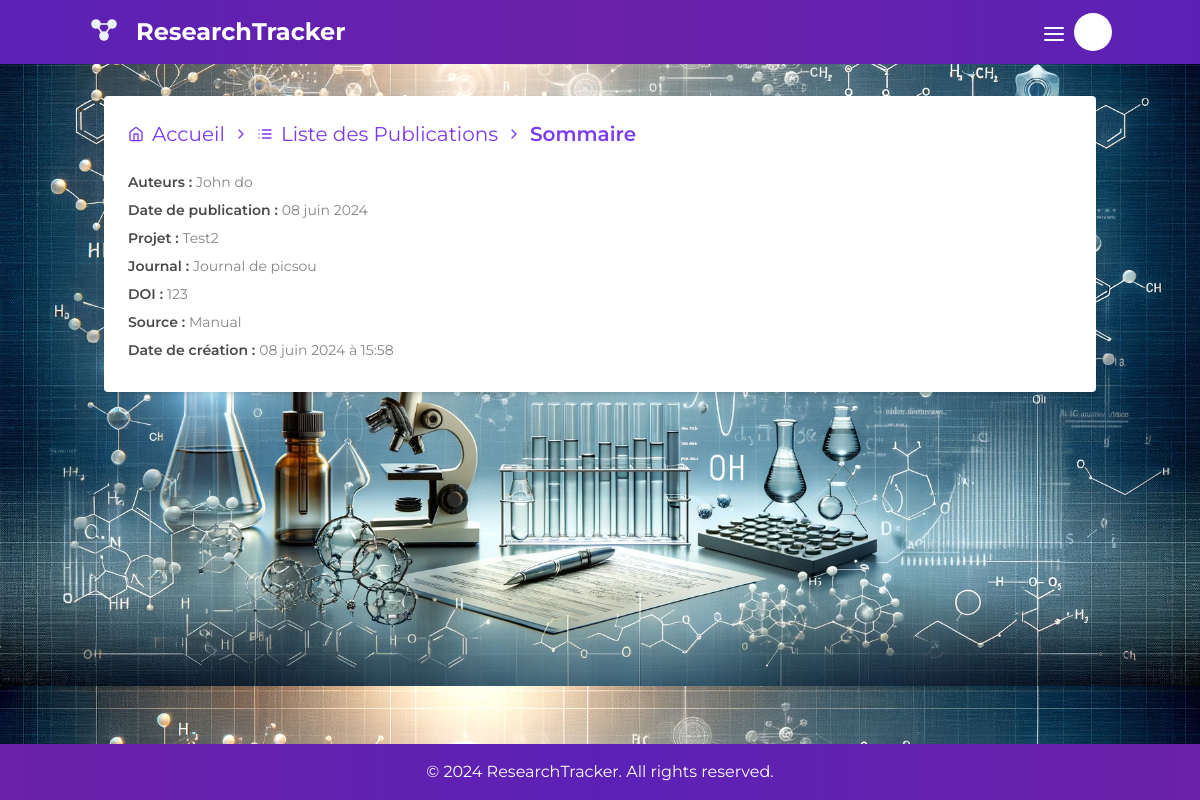
Before: /publications/detail/6/ with the older database file.
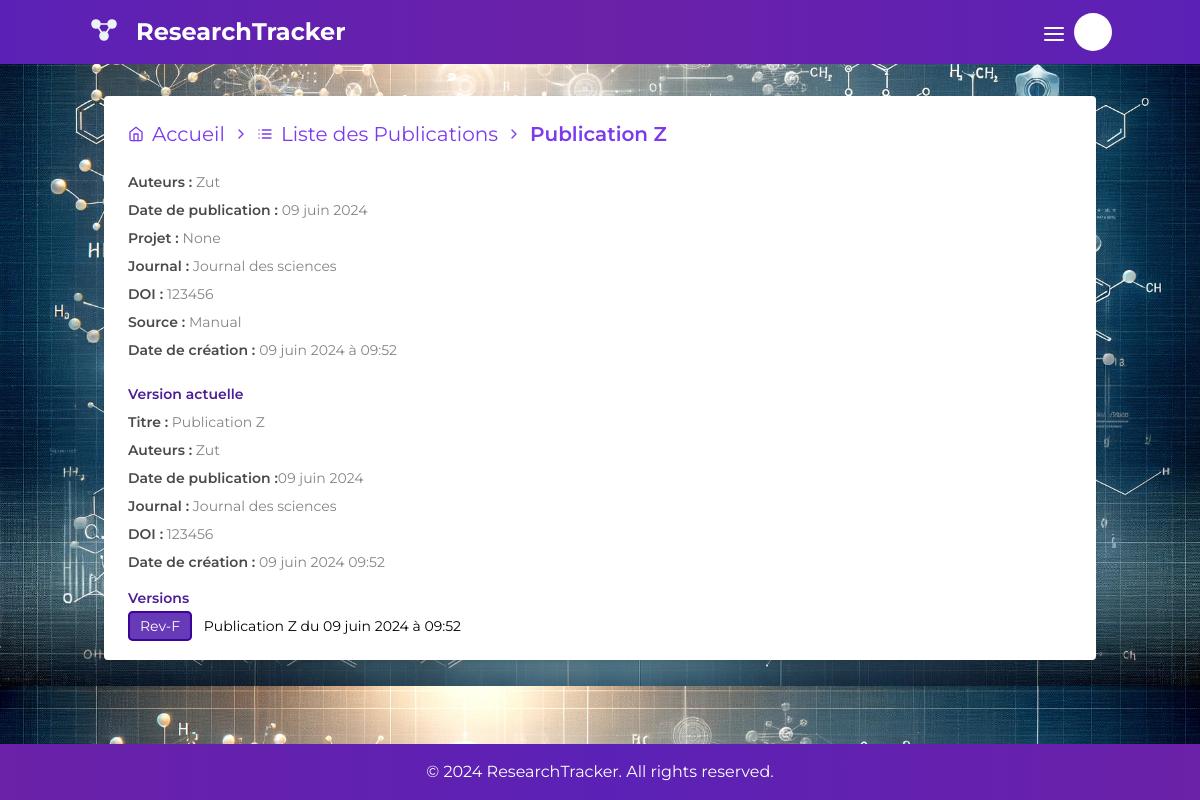
After: the same page with the newer database file.
### publications/models.py (models this page shows, shortened)
class Publication(models.Model):
    SOURCE_CHOICES = [
        ('web', 'Web'),
        ('manual', 'Manual'),
    ]
    user = models.ForeignKey(settings.AUTH_USER_MODEL, on_delete=models.CASCADE, null=True, blank=True)
    title = models.CharField(max_length=200)
    authors = models.TextField()
    publication_date = models.DateField()
    project = models.ForeignKey(Project, on_delete=models.CASCADE, related_name='publications', null=True, blank=True)
    journal = models.CharField(max_length=200)
    doi = models.CharField(max_length=100)
    source = models.CharField(max_length=10, choices=SOURCE_CHOICES, default='manual')
    initial_version = models.ForeignKey('PublicationVersion', null=True, blank=True, on_delete=models.SET_NULL,
                                        related_name='initial_publication')
    current_version = models.ForeignKey('PublicationVersion', null=True, blank=True, on_delete=models.SET_NULL,
                                        related_name='current_publication')
    created_at = models.DateTimeField(auto_now=True)

class PublicationVersion(models.Model):
    publication = models.ForeignKey(Publication, on_delete=models.CASCADE, related_name='versions')
    title = models.CharField(max_length=200)
    authors = models.TextField()
    content = models.TextField()  # Ajout du contenu de la publication
    publication_date = models.DateField()
    journal = models.CharField(max_length=200, blank=True, null=True)
    doi = models.CharField(max_length=100, blank=True, null=True)
    created_at = models.DateTimeField(auto_now=True)
    version = models.CharField(max_length=10, blank=True)
    media_files = models.ManyToManyField('Media', blank=True, related_name='publication_versions')

### projects/models.py (models this page shows)
class Project(models.Model):
    STATUS_CHOICES = [
        ('in_progress', 'En cours'),
        ('published', 'Publié'),
        ('rejected', 'Rejeté'),
        ('corrected', 'Corrigé'),
    ]
    user = models.ForeignKey(settings.AUTH_USER_MODEL, related_name='owned_projects', on_delete=models.CASCADE)
    collaborators = models.ManyToManyField(settings.AUTH_USER_MODEL, related_name='collaborative_projects', blank=True)
    title = models.CharField(max_length=200)
    description = models.TextField()
    start_date = models.DateField()
    end_date = models.DateField()
    status = models.CharField(max_length=20, choices=STATUS_CHOICES, default='in_progress')
    def __str__(self):
        return self.title

### publications/views.py (the view, shortened to what this page needs)
# urls.py: path('detail/<int:pk>/', PublicationDetailView.as_view(), name='publication-detail'),
class PublicationDetailView(DetailView):
    model = Publication
    template_name = 'publications/publication_details.html'
    context_object_name = 'publication'
    def get(self, request, pk, *args, **kwargs):
        publication = get_object_or_404(Publication, pk=pk)
        versions = publication.versions.all().order_by('-created_at')
        return render(request, self.template_name, {
            'publication': publication,
            'versions': versions
        })

### publications/templates/publications/publication_details.html (shortened to what this page needs)
{% extends "base.html" %}
{% block content %}
    <div class="container mx-auto mt-0" xmlns="http://www.w3.org/1999/html">
        <div class="bg-white shadow-md rounded p-6 text-sm">
            <nav class="flex items-center text-xl mb-6 t text-violet-600 space-x-2">
                <a href="{% url 'dashboard' %}" class="flex items-center hover:underline">
                    <i data-feather="home" class="mr-2 md-icon feather-icon"></i>Accueil</a>
                <i data-feather="chevron-right" class="mr-2 md-icon feather-icon"></i>
                <a href="{% url 'publications-list' %}" class="flex items-center hover:underline">
                    <i data-feather="list" class="mr-2 md-icon feather-icon"></i>Liste des Publications</a>
                <i data-feather="chevron-right" class="mr-2 md-icon feather-icon"></i>
                <span class="font-semibold">{{ publication.title }}</span>
            </nav>
            <p class="mb-2 text-strong">Auteurs :
                <span class="text-muted">{{ publication.authors }}</span>
            </p>
            <p class="mb-2 text-strong">Date de publication :
                <span class="text-muted">{{ publication.publication_date|date:"d F Y" }}</span>
            </p>
            <p class="mb-2 text-strong">Projet :
                <span class="text-muted">{{ publication.project }}</span>
            </p>
            <p class="mb-2 text-strong">Journal :
                <span class="text-muted">{{ publication.journal }}</span>
            </p>
            <p class="mb-2 text-strong">DOI :
                <span class="text-muted">{{ publication.doi }}</span>
            </p>
            <p class="mb-2 text-strong">Source :
                <span class="text-muted">{{ publication.get_source_display }}</span>
            </p>
            <p class="mb-2 text-strong">Date de création :
                <span class="text-muted">{{ publication.created_at|date:"d F Y à H:i" }}</span>
            </p>
            {% if publication.current_version %}
                <h2 class="text-md text-violet-900 font-semibold mt-6 mb-2">Version actuelle</h2>
                <p class="mb-2 text-strong">Titre :<span class="text-muted"> {{ publication.current_version.title }}</span></p>
                <p class="mb-2 text-strong">Auteurs :<span class="text-muted"> {{ publication.current_version.authors }}</span></p>
                <p class="mb-2 text-strong">Date de publication :<span class="text-muted">{{ publication.current_version.publication_date|date:"d F Y" }}</span></p>
                <p class="mb-2 text-strong">Journal :<span class="text-muted"> {{ publication.current_version.journal }}</span></p>
                <p class="mb-2 text-strong">DOI :<span class="text-muted"> {{ publication.current_version.doi }}</span></p>
                <p class="mb-2 text-strong">Date de création :<span class="text-muted"> {{ publication.current_version.created_at|date:"d F Y H:i" }}</span></p>
                {% if publication.versions.exists %}
                    <h3 class="text-md text-violet-900 font-semibold mt-4 mb-2">Versions</h3>
                    <ul>
                        {% for pub in publication.versions.all %}
                            <li class=" hover:text-violet-600">
                                <span class="hover:no-underline mr-2 Rev text-sm {{ pub.version }}">{{ pub.version }}</span>
                                <a class="hover:underline" href="{{ pub.file.url }}" target="_blank">{{ pub.title }}
                                    du {{ pub.created_at|date:"d F Y à H:i" }} </a>
                            </li>
                        {% endfor %}
                    </ul>
                {% endif %}
            {% endif %}
        </div>
    </div>
{% endblock %}

Changed rows visible on the page:
changed Publication "Manual": title "Sommaire" → "Publication Z"; authors "John do" → "Zut"; publication_date "08 juin 2024" → "09 juin 2024"; project "Test2" → "None"; journal "Journal de picsou" → "Journal des sciences"; doi "123" → "123456"; created_at "08 juin 2024 à 15:58" → "09 juin 2024 à 09:52"; current_version_id empty → 5 (drawn); current_version (not shown) → "Publication Z"; current_version.authors (not shown) → "Zut"; current_version.publication_date (not shown) → "09 juin 2024"; current_version.journal (not shown) → "Journal des sciences"; current_version.doi (not shown) → "123456"; current_version.created_at (not shown) → "09 juin 2024 09:52"
now on this page (row unchanged): PublicationVersion: version "Rev-F", title "Publication Z", created_at "09 juin 2024 à 09:52"
Other visible differences:
text now shown: "Version actuelle Titre : Auteurs : Date de publication : Journal : DOI : Date de création : Versions"
